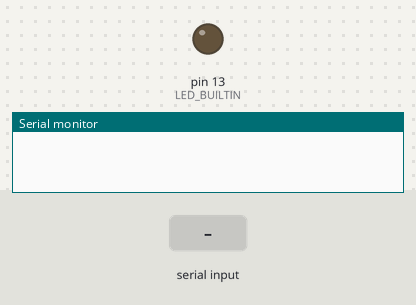
Simulated run of this sketch. Board: Arduino Uno, built with avr-gcc and run on an emulated ATmega328P. On the bench: output pins drawn as LEDs (lit = HIGH), the last lines printed to the serial monitor. The inputs (shaded band) are chosen by the test bench.

Above: at 1.2 s.
1.3 s: "on\n" received over Serial
At 2.5 s:
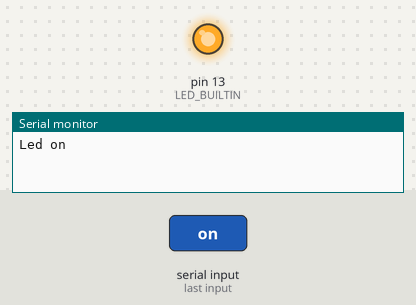
2.8 s: "off\n" received over Serial
At 3.7 s:
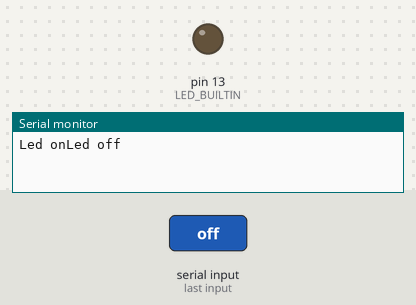
Timing chart, 0 to 5.8 s (numbered marks = the images above; inputs shaded):
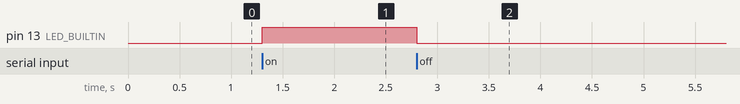

The sketch:

cameraCap.ino
```cpp
String incomingByte ;
void setup() {

  Serial.begin(115200);

  pinMode(LED_BUILTIN, OUTPUT);

}
void loop() {

  if (Serial.available() > 0) {

  incomingByte = Serial.readStringUntil('\n');

    if (incomingByte == "on") {

      digitalWrite(LED_BUILTIN, HIGH);

      Serial.write("Led on");

    }

    else if (incomingByte == "off") {

      digitalWrite(LED_BUILTIN, LOW);

      Serial.write("Led off");

    }

    else{

     Serial.write("invald input");

    }

  }

}
```

Measured:
- after the input at 1.3 s, pin 13 (LED_BUILTIN): LOW → HIGH at once
- after the input at 2.8 s, pin 13 (LED_BUILTIN): HIGH → LOW at once
